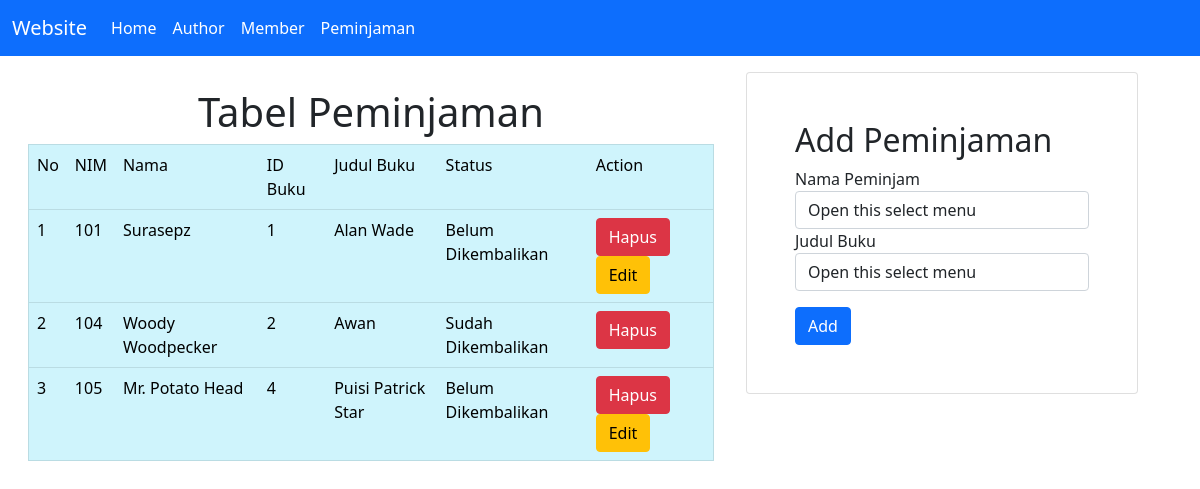
Screenshot of /peminjaman.php with the database file from the repository.
### tables this page shows
CREATE TABLE `peminjaman` (
  `id_peminjaman` int(11) NOT NULL,
  `nim` varchar(50) NOT NULL,
  `id_buku` int(11) NOT NULL,
  `status` varchar(50) NOT NULL
);

CREATE TABLE `member` (
  `nim` varchar(50) NOT NULL,
  `nama` varchar(100) NOT NULL,
  `jurusan` varchar(100) NOT NULL
);

CREATE TABLE `buku` (
  `id_buku` int(11) NOT NULL,
  `judul_buku` varchar(100) NOT NULL,
  `penerbit` varchar(100) NOT NULL,
  `deskripsi` text NOT NULL,
  `status` varchar(50) NOT NULL,
  `id_author` int(11) NOT NULL
);

### conf.php (called while the page is built)
<?php
$db_host = "localhost";
$db_user = "root";
$db_pass = "";
$db_name = "db_lp11_dpbo";
?>

### includes/DB.class.php (called while the page is built, shortened)
<?php
class DB
{
    var $db_host = "";
    var $db_user = "";
    var $db_pass = "";
    var $db_name = "";
    var $db_link = "";
    var $result = 0;
    function DB($db_host = '', $db_user = '', $db_pass = '', $db_name = '')
    {
        $this->db_host = $db_host;
        $this->db_user = $db_user;
        $this->db_pass = $db_pass;
        $this->db_name = $db_name;
    }
    function open()
    {
        $this->db_link = mysqli_connect($this->db_host, $this->db_user, $this->db_pass, $this->db_name);
    }
    function execute($query = "")
    {
        $this->result = mysqli_query($this->db_link, $query);
        return $this->result;
    }
    function getResult()
    {
        return mysqli_fetch_array($this->result);
    }
}
?>

### includes/Peminjaman.class.php (called while the page is built, shortened)
<?php
class Peminjaman extends DB
{
    function getPeminjaman()
    {
        $query = "SELECT peminjaman.id_peminjaman, member.nim, member.nama, buku.id_buku, buku.judul_buku, peminjaman.status
                    FROM peminjaman JOIN member ON peminjaman.nim = member.nim
                    JOIN buku ON peminjaman.id_buku = buku.id_buku";
        return $this->execute($query);
    }
}

### peminjaman.php (the view, shortened to what this page needs)
<?php
include("conf.php");
include("includes/DB.class.php");
include("includes/Peminjaman.class.php");
include("includes/Member.class.php");
$peminjaman = new Peminjaman($db_host, $db_user, $db_pass, $db_name);
$peminjaman->open();
$peminjaman->getPeminjaman();
$status = false;
$data = null;
$no = 1;
while (list($id, $nim, $nama, $id_buku, $judul_buku, $status) = $peminjaman->getResult()) {
    if ($status == "Sudah Dikembalikan") {
        $data .= "<tr>
            <td>" . $no++ . "</td>
            <td>" . $nim . "</td>
            <td>" . $nama . "</td>
            <td>" . $id_buku . "</td>
            <td>" . $judul_buku . "</td>
            <td>" . $status . "</td>
            <td>
            <a href='peminjaman.php?id_hapus=" . $id . "' class='btn btn-danger' '>Hapus</a>
            </td>
            </tr>";
    }
    else {
        $data .= "<tr>
            <td>" . $no++ . "</td>
            <td>" . $nim . "</td>
            <td>" . $nama . "</td>
            <td>" . $id_buku . "</td>
            <td>" . $judul_buku . "</td>
            <td>" . $status . "</td>
            <td>
            <a href='peminjaman.php?id_hapus=" . $id . "' class='btn btn-danger' '>Hapus</a>
            <a href='peminjaman.php?id_edit=" . $id .  "' class='btn btn-warning' '>Edit</a>
            </td>
            </tr>";
    }
}

### rows the page displays
peminjaman: nim.nim "101", nim.nama "Surasepz", id_buku.id_buku "1", id_buku.judul_buku "Alan Wade", status "Belum Dikembalikan"
peminjaman: nim.nim "104", nim.nama "Woody Woodpecker", id_buku.id_buku "2", id_buku.judul_buku "Awan", status "Sudah Dikembalikan"
peminjaman: nim.nim "105", nim.nama "Mr. Potato Head", id_buku.id_buku "4", id_buku.judul_buku "Puisi Patrick Star", status "Belum Dikembalikan"
